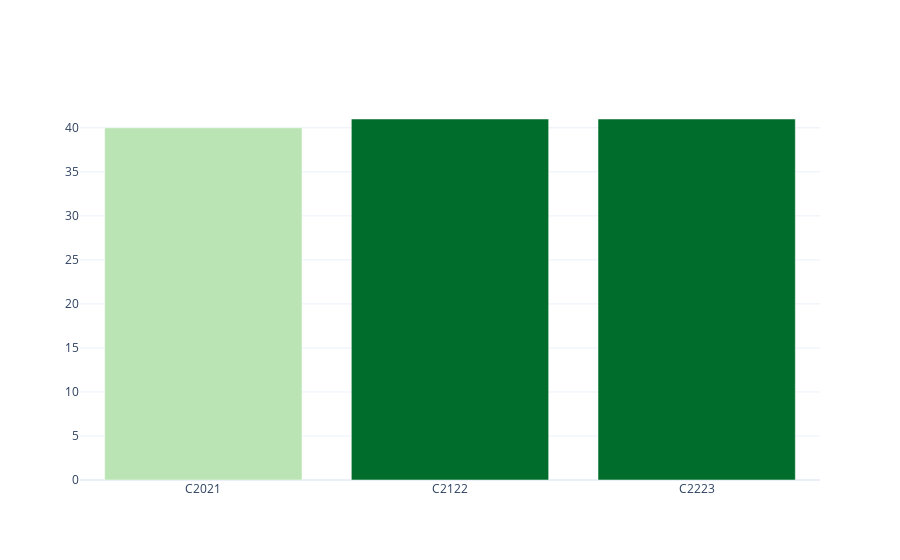

The cell this chart's notebook holds for it:
### Markdown cell above
## Evolución del número de grupos totales

### Code cell
series = []
for year in years:
    series.append(df.query(f'curso == "{year}" & evaluación == "{labels[-1][1]}"')['etapa'].count())

myplotly.bar_simple(years, series, is_percentage=False)

### Figure 1 — Plotly figure (JSON) as saved in the notebook; plotly's stock layout.template omitted (floating-point values rounded to 4 significant figures)
{"data": [{"marker": {"color": [40, 41, 41], "colorscale": [[0, "rgb(186,228,179)"], [0.3333, "rgb(116,196,118)"], [0.6667, "rgb(49,163,84)"], [1, "rgb(0,109,44)"]]}, "type": "bar", "x": ["C2021", "C2122", "C2223"], "y": [40, 41, 41]}], "layout": {"title": {"text": ""}}}
